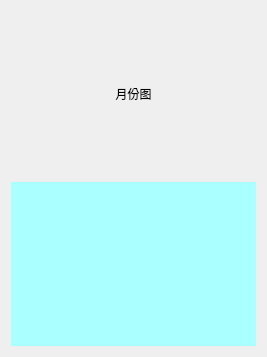
<?xml version="1.0" encoding="UTF-8"?>
<ui version="4.0">
 <class>Form</class>
 <widget class="QWidget" name="Form">
  <property name="geometry">
   <rect>
    <x>0</x>
    <y>0</y>
    <width>267</width>
    <height>357</height>
   </rect>
  </property>
  <property name="windowTitle">
   <string>Form</string>
  </property>
  <layout class="QGridLayout" name="gridLayout">
   <item row="0" column="0">
    <widget class="QLabel" name="label">
     <property name="text">
      <string>月份图</string>
     </property>
     <property name="alignment">
      <set>Qt::AlignCenter</set>
     </property>
    </widget>
   </item>
   <item row="1" column="0">
    <widget class="QWidget" name="widget" native="true">
     <property name="styleSheet">
      <string notr="true">background-color: rgb(170, 255, 255);</string>
     </property>
    </widget>
   </item>
  </layout>
 </widget>
 <resources/>
 <connections/>
</ui>
